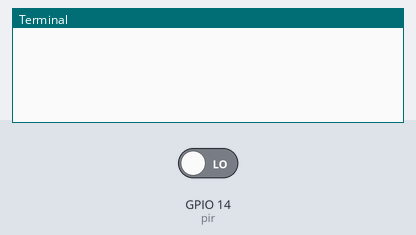
The program below on a simulated Raspberry Pi (BCM pin numbers). Parts: the last lines printed to the terminal. The inputs (shaded band) are chosen by the test bench; at power-on: GPIO 14 (pir) LOW. The clock reads 2024-03-15 10:24:30 at power-on unless the program sets it.

Above: at 1.2 s.
1.3 s: GPIO 14 (pir) driven HIGH
At 2.5 s:
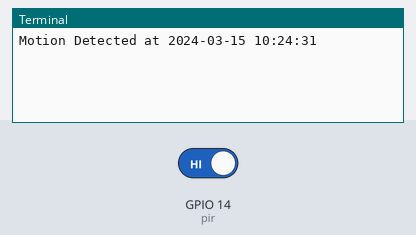
2.8 s: GPIO 14 (pir) driven LOW
At 3.9 s:
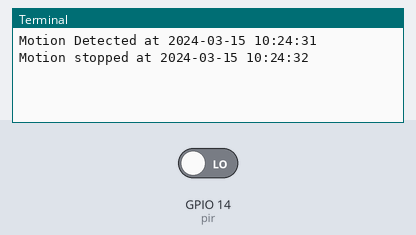

Measured:
- after the input at 1.3 s, the terminal: prints a new line at once (image 1)
- after the input at 2.8 s, the terminal: prints a new line at once (image 2)

The program:

PIR_motion.py
```python
#!/usr/bin/env python3

# To test with button, Connect 1 pin with the +5V and the other on the PIR pin
# (14 in this case)

from datetime import datetime
from signal import pause

from gpiozero import MotionSensor

pir = MotionSensor(14)


def motion_function():  # if motion detected print
    current_time = datetime.now().strftime("%Y-%m-%d %H:%M:%S")
    # print("Motion Detected")
    print(f"Motion Detected at {current_time}")


def no_motion_function():  # if stopped detecting motion print
    current_time = datetime.now().strftime("%Y-%m-%d %H:%M:%S")
    # print("Motion stopped")
    print(f"Motion stopped at {current_time}")


pir.when_motion = motion_function
pir.when_no_motion = no_motion_function

pause()
```
